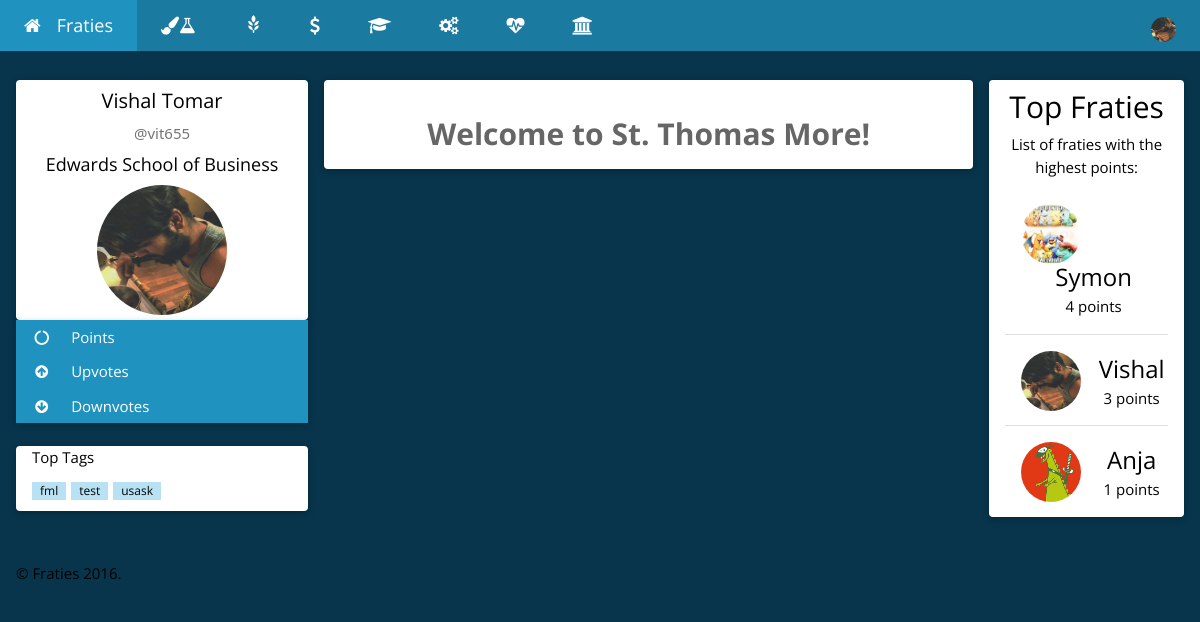
Page /STM.php (signed in) on the committed database.
### tables this page shows
CREATE TABLE `users` (
  `userID` int(254) UNSIGNED NOT NULL,
  `userNSID` varchar(100) NOT NULL,
  `userPassword` varchar(100) NOT NULL,
  `userFirstName` varchar(500) NOT NULL,
  `userLastName` varchar(500) NOT NULL,
  `userCollege` varchar(500) NOT NULL,
  `userImagePath` varchar(1000) NOT NULL,
  `userPoints` int(254) NOT NULL DEFAULT '0',
  `userUpvotes` int(254) NOT NULL DEFAULT '0',
  `userDownvotes` int(254) NOT NULL DEFAULT '0',
  `userActive` tinyint(1) NOT NULL DEFAULT '0'
);

### Login/Controller/userClass.php (called while the page is built, shortened)
<?php
    function displayUserDB(){
        $connection = connect();
        $query = "SELECT * ";
        $query .= "FROM `users` ";
        $query .= "ORDER BY userPoints DESC";
        $result = mysqli_query($connection, $query);
        if (mysqli_num_rows($result) > 0) {
            return $result;
        } else {
            return false;
        }
    }
    function getFirstName($nsid){
        $connection = connect();
        $nsid = mysqli_real_escape_string($connection, $nsid);
        $query = "SELECT * ";
        $query .= "FROM `users` ";
        $query .= "WHERE `userNSID` = '$nsid' ";
        $result = mysqli_query($connection, $query);
        if (mysqli_num_rows($result) == 1) {
            while($row = mysqli_fetch_assoc($result)) {
                return $row["userFirstName"];
            }
        } else if(mysqli_num_rows($result) > 1){
            return false;
        } else {
            return false;
        }
    }
    function getLastName($nsid){
        $connection = connect();
        $nsid = mysqli_real_escape_string($connection, $nsid);
        $query = "SELECT * ";
        $query .= "FROM `users` ";
        $query .= "WHERE `userNSID` = '$nsid' ";
        $result = mysqli_query($connection, $query);
        if (mysqli_num_rows($result) == 1) {
            while($row = mysqli_fetch_assoc($result)) {
                return $row["userLastName"];
            }
        } else if(mysqli_num_rows($result) > 1){
            return false;
        } else {
            return false;
        }
    }
    function getImagePath($nsid){
        $connection = connect();
        $nsid = mysqli_real_escape_string($connection, $nsid);
        $query = "SELECT * ";
        $query .= "FROM `users` ";
        $query .= "WHERE `userNSID` = '$nsid' ";
        $result = mysqli_query($connection, $query);
        if (mysqli_num_rows($result) == 1) {
            while($row = mysqli_fetch_assoc($result)) {
                return $row["userImagePath"];
            }
        } else if(mysqli_num_rows($result) > 1){
            return false;
        } else {
            return false;
        }
    }
    function getCollege($nsid){
        $connection = connect();
        $nsid = mysqli_real_escape_string($connection, $nsid);
        $query = "SELECT * ";
        $query .= "FROM `users` ";
        $query .= "WHERE `userNSID` = '$nsid' ";
        $result = mysqli_query($connection, $query);
        if (mysqli_num_rows($result) == 1) {
            while($row = mysqli_fetch_assoc($result)) {
                return $row["userCollege"];
            }
        } else if(mysqli_num_rows($result) > 1){
            return false;
        } else {
            return false;
        }
    }
?>

### STM.php (the view, shortened to what this page needs)
<?php
    require_once 'Login/Controller/userClass.php';
    require_once 'Post/Controller/postClass.php';
    require_once 'Post/Controller/postTag.php';
    $NSID = $_SESSION["userNSID"];
    if(getUserActiveStatus($NSID)==1){
        $FirstName = getFirstName($NSID);
        $LastName = getLastName($NSID);
        $ImagePath = getImagePath($NSID);
        $College = getCollege($NSID);
    } else {
        header('Location: index.php');
        exit;
    }
?>
<!DOCTYPE html>
<html>
<head>
   <link rel="stylesheet" href="https://maxcdn.bootstrapcdn.com/bootstrap/3.3.7/css/bootstrap.min.css">
    <link rel="stylesheet" href="CSS/homeTheme.css">
    <link rel="stylesheet" href="https://cdnjs.cloudflare.com/ajax/libs/font-awesome/4.6.3/css/font-awesome.min.css">
</head>
<body class="w3-theme-l5">
<div class="w3-top">
 <ul class="w3-navbar w3-theme-d5 w3-left-align w3-large">
  <li><a href="home.php" title="Go home!" class="w3-padding-large w3-theme-d4"><i class="fa fa-home w3-margin-right"></i>Fraties</a></li>
  <li class="w3-hide-small"><a href="Arts&Science.php" class="w3-padding-large w3-hover-white" title="Arts & Science"><i class="fa fa-paint-brush"></i><i class="fa fa-flask"></i></a></li>
  <li class="w3-hide-small"><a href="Agriculture.php" class="w3-padding-large w3-hover-white" title="Agriculture and Bioresources"><i class="glyphicon glyphicon-grain"></i></a></li>
<li class="w3-hide-small"><a href="ESB.php" class="w3-padding-large w3-hover-white" title="Edwards School of Business"><i class="fa fa-usd"></i></a></li>
<li class="w3-hide-small"><a href="Education.php" class="w3-padding-large w3-hover-white" title="Education"><i class="fa fa-graduation-cap"></i></a></li>
<li class="w3-hide-small"><a href="Engineering.php" class="w3-padding-large w3-hover-white" title="Engineering"><i class="fa fa-cogs"></i></a></li>
<li class="w3-hide-small"><a href="Kinesiology.php" class="w3-padding-large w3-hover-white" title="Kinesiology"><i class="fa fa-heartbeat"></i></a></li>
<li class="w3-hide-small"><a href="STM.php" class="w3-padding-large w3-hover-white" title="St. Thomas More"><i class="fa fa-university"></i></a></li>
  <li class="w3-dropdown-hover w3-hide-small w3-right">
      <div class="w3-padding-large w3-hover-white" title="My Account">
          <img src='<?php echo $ImagePath; ?>' class="w3-circle" style="height:25px;width:25px" alt="Avatar">
      </div>
  </li>
 </ul>
</div>
<div class="w3-container w3-content" style="max-width:1400px;margin-top:80px">
  <div class="w3-row">
    <div class="w3-col m3">
      <div class="w3-card-2 w3-round w3-white">
        <div class="w3-container">
         <h4 class="w3-center"><?php echo $FirstName." ".$LastName; ?></h4>
         <p class="w3-center w3-text-grey w3-slim">@<?php echo $NSID; ?></p>
         <h5 class="w3-center"><?php echo $College; ?></h5>
         <p class="w3-center"><img src='<?php echo $ImagePath; ?>' class="w3-circle" style="height:130px;width:130px" alt="Avatar"></p>
        </div>
      </div>
      <div class="w3-card-2 w3-round">
        <div class="w3-accordion w3-white">
          <button title="Your total points" onclick="myFunction('Demo1')" class="w3-btn-block w3-theme-d4 w3-left-align"><i class="fa fa-circle-o-notch fa-fw w3-margin-right"></i> Points</button>
          <button title="Upvotes recieved" onclick="myFunction('Demo2')" class="w3-btn-block w3-theme-d4 w3-left-align"><i class="fa fa-arrow-circle-up  fa-fw w3-margin-right"></i> Upvotes</button>
          <button title="Downvotes recieved" onclick="myFunction('Demo3')" class="w3-btn-block w3-theme-d4 w3-left-align"><i class="fa fa-arrow-circle-down  fa-fw w3-margin-right"></i> Downvotes</button>
        </div>
      </div>
      <br>
      <div class="w3-card-2 w3-round w3-white w3-hide-small">
        <div class="w3-container">
          <p>Top Tags</p>
          <p>
            <?php echo getTopTags(); ?>
          </p>
        </div>
      </div>
      <br>
    </div>
    <div class="w3-col m7">
      <div class="w3-row-padding">
        <div class="w3-col m12">
          <div class="w3-card-2 w3-round w3-white">
            <div class="w3-container w3-center w3-padding"><br>
            <label class="w3-opacity" style="font-size: 2em;">Welcome to St. Thomas More!</label>
            </div>
          </div>
        </div>
      </div>
    </div>
    <div class="w3-col m2">
      <div class="w3-card-2 w3-round w3-white w3-center">
        <div class="w3-container">
          <h2>Top Fraties</h2>
          <p>List of fraties with the highest points:</p>
          <ul class="w3-ul">
<?php
$leaders = displayUserDB();
while($row = mysqli_fetch_assoc($leaders)) {
    $imagePath = $row["userImagePath"];
    $points = $row["userPoints"];
    $name = $row["userFirstName"];
    $nsid = $row["userNSID"];
            echo "<li class='w3-padding-16'>";
              echo "<img src='{$imagePath}' class='w3-left w3-circle w3-margin-right' style='width:60px; height:60px;'>";
              echo "<span class='w3-xlarge'><a href='profile.php?nsid={$nsid}'>{$name}</a></span><br>";
              echo "<span>{$points} points</span>";
            echo "</li>";
}
?>
          </ul>
        </div>
      </div>
      <br>
    </div>
  </div>
</div>
<br>
<footer class="w3-container">
  <p>&copy; Fraties <?php echo date("Y");?>.</p>
</footer>
</body>
</html>

### STM.php (style rules this page uses)
html,body,h1,h2,h3,h4,h5 { font-family: "Open Sans", sans-serif }

### rows in the picture
users: userImagePath (picture), userFirstName "Vishal", userLastName "Tomar", userCollege "Edwards School of Business", userPoints "3"
users: userImagePath (picture), userFirstName "Symon", userPoints "4"
users: userImagePath (picture), userFirstName "Anja", userPoints "1"

### other values in the picture
$NSID "vit655"
$row["tagText"] "fml"
$row["tagText"] "test"
$row["tagText"] "usask"
